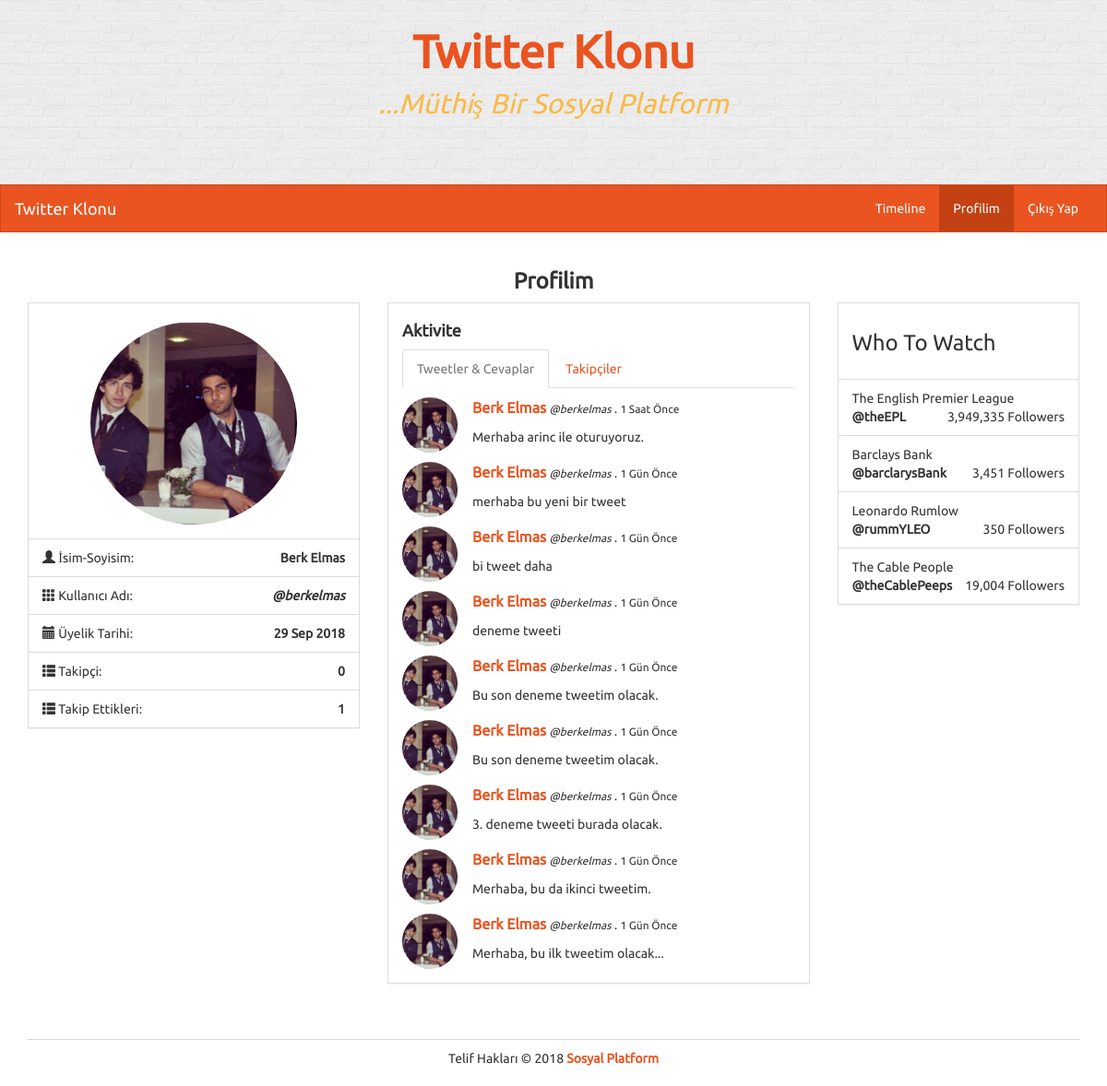
The page /profile/ (signed in) on the database its author committed.
### app.py (models this page shows)
class User(UserMixin ,db.Model):                ## UserMixin classimizi, flask-login'deki fonksiyonlarimizi User modelimizde kullabilmek amaciyla cagirdik.
    id = db.Column(db.Integer, primary_key= True)
    name= db.Column(db.String(80))
    username= db.Column(db.String(80))
    image= db.Column(db.String(100))
    password= db.Column(db.String(50))
    join_date= db.Column(db.DateTime)
    tweet= db.relationship('Tweet', backref='user', lazy= 'dynamic')
    following= db.relationship('User', secondary= follower,
        primaryjoin=(follower.c.follower_id == id),
        secondaryjoin=(follower.c.followee_id == id),
        backref= db.backref('followers', lazy= 'dynamic'), lazy= 'dynamic')
    followed_by= db.relationship('User', secondary= follower,
        primaryjoin=(follower.c.followee_id == id),
        secondaryjoin=(follower.c.follower_id == id),
        backref= db.backref('followees', lazy= 'dynamic'), lazy= 'dynamic')

class Tweet(db.Model):
    id= db.Column(db.Integer, primary_key= True)
    user_id= db.Column(db.Integer, db.ForeignKey('user.id'))    ##burada foreign key'imizin, user modelimizdeki id column'ina karsilik geldigini belirtiyoruz.
    text= db.Column(db.String(140))
    date_created= db.Column(db.DateTime)

### app.py (the view)
@app.route('/profile', defaults= { 'username' : None })
@app.route('/profile/', defaults= { 'username' : None })
@app.route('/profile/<username>')
@login_required
def profile(username):
    current_time = datetime.now()
    if username:
        try:
            user= User.query.filter_by(username= username).first()
            tweets= Tweet.query.filter_by(user_id= user.id).order_by(Tweet.date_created.desc()).all()
            takipci= user.followed_by.all()
            takip_et= user.following.all()
        except:
            flash('Böyle bir kullanıcı bulunmamaktadır.', 'warning')
            user= current_user
            tweets= Tweet.query.filter_by(user_id= current_user.id).order_by(Tweet.date_created.desc()).all()
            takipci= user.followed_by.all()
            takip_et= user.following.all()
    else:
        user= current_user
        takipci= user.followed_by.all()
        takip_et= user.following.all()
        tweets= Tweet.query.filter_by(user_id= current_user.id).order_by(Tweet.date_created.desc()).all()
    return render_template('profile.html', user = user, tweets= tweets, current_time= current_time, takipci= takipci, takip_et= takip_et)      # Buradaki current_user komutumuz ile mevcut kullanici objemizi cagiriyoruz. ( ileride current_user.name gibi kullanicimizin yalnizca ismini vb. cagirabiliriz.)

### app.py (called while the page is built)
@login_manager.user_loader
def load_user(user_id):
    return User.query.get(int(user_id))

@app.template_filter('how_long_since')
def how_long_since(delta):
    seconds= delta.total_seconds()
    days, seconds= divmod(seconds, 86400)
    hours, seconds= divmod(seconds, 3600)
    minutes, seconds= divmod(seconds, 60)
    if days > 0:
        return '%d Gün Önce' % (days)
    elif hours > 0:
        return '%d Saat Önce' % (hours)
    elif minutes > 0:
        return '%d Dakika Önce' % (minutes)
    else:
        return 'Just Now'

### templates/profile.html (shortened to what this page needs)
<!DOCTYPE html>
<html lang="en">
	<head>
		<link rel="stylesheet" href="{{url_for('static', filename= './bs/css/united.min.css')}}">
		<link rel="stylesheet" href="{{url_for('static', filename= './css/styles.css')}}">
	</head>
	<body>
		<div class="container-fluid">
			<div class="row" id="banner">
				<div class="title col-lg-12">
					<p class="title">
						<a href="./">Twitter Klonu</a>
					</p>
					<p class="subtitle">...Müthiş Bir Sosyal Platform</p>
				</div>
			</div>
		</div>
		<nav class="navbar navbar-default" role="navigation">
			<div class="container-fluid">
				<div class="navbar-header">
					<a class="navbar-brand" href="{{ url_for('index') }}">Twitter Klonu</a>
				</div>
				<div class="collapse navbar-collapse navbar-ex1-collapse">
					<ul class="nav navbar-nav navbar-right">
						<li><a href="{{ url_for('timeline') }}">Timeline</a></li>
						<li class="active"><a href="{{ url_for('profile') }}">Profilim</a></li>
						<li class=""><a href="{{ url_for('logout') }}">Çıkış Yap</a></li>
					</ul>
				</div>
			</div>
		</nav>
		<div class="container">
			<div class="row">
				<div class="col-lg-12">
					<h3 class="text-center bold">Profilim</h3>
				</div>
				<div class="col-lg-4">
					<div class="panel panel-default">
						<div class="panel-body">
							<div class="row pad">
								<div class="col-lg-12">
									<img src="{{ user.image }}" class="img-responsive img-circle center-block" alt="Image" style="height: 220px;" />
								</div>
							</div>
						</div>
						<ul class="list-group">
							<li class="list-group-item">
								<i class="glyphicon glyphicon-user"></i> İsim-Soyisim:
								<strong class="pull-right">{{ user.name }}</strong>
							</li>
							<li class="list-group-item">
								<i class="glyphicon glyphicon-th"></i> Kullanıcı Adı:
								<strong class="pull-right"><em>@{{user.username}}</em></strong>
							</li>
							<li class="list-group-item">
								<i class="glyphicon glyphicon-calendar"></i> Üyelik Tarihi:
								<strong class="pull-right">{{user.join_date.strftime("%d %b %Y")}}</strong>
							</li>
							<li class="list-group-item">
								<i class="glyphicon glyphicon-th-list"></i> Takipçi:
								<strong class="pull-right">{{ takipci|length }}</strong>
							</li>
							<li class="list-group-item">
								<i class="glyphicon glyphicon-th-list"></i> Takip Ettikleri:
								<strong class="pull-right">{{ takip_et|length }}</strong>
							</li>
						</ul>
					</div>
				</div>
				<div class="col-lg-5">
					<div class="panel panel-default">
						<div class="panel-body">
							<h4><strong>Aktivite</strong></h4>
							<div role="tabpanel">
								<ul class="nav nav-tabs" role="tablist">
									<li role="presentation" class="active">
										<a href="#tweets" aria-controls="tweets" role="tab" data-toggle="tab">Tweetler &amp; Cevaplar</a>
									</li>
									<li role="presentation">
										<a href="#followings" aria-controls="followings" role="tab" data-toggle="tab">Takipçiler</a>
									</li>
								</ul>
								<div class="tab-content">
									<div role="tabpanel" class="tab-pane active" id="tweets">
										{% for tweet in tweets %}
										<div class="row">
											<div class="col-lg-12">
												<div class="row pad">
													<div class="col-lg-2">
														<img src="{{ tweet.user.image }}" class="img-circle" style="width: 60px; height: 60px;" />
													</div>
													<div class="col-lg-10">
														<div>
															<strong class="mid"><a href="/profile/{{tweet.user.username}}">{{ tweet.user.name }}</a></strong>
															<small><em>@{{ tweet.user.username }}</em></small> .
															<small>{{ (current_time - tweet.date_created)|how_long_since }}</small>
														</div>
														<div class="pad">
															{{ tweet.text }}
														</div>
													</div>
												</div>
											</div>
										</div>
										{% endfor %}
									</div>
								</div>
							</div>
						</div>
					</div>
				</div>
				<div class="col-lg-3">
					<div class="panel panel-default">
						<div class="panel-body">
							<h3>Who To Watch</h3>
						</div>
						<ul class="list-group">
							<li class="list-group-item">
								The English Premier League
								<div>
									<strong>@theEPL</strong>
									<span class="pull-right">
										3,949,335 Followers
									</span>
								</div>
							</li>
							<li class="list-group-item">
								Barclays Bank
								<div>
									<strong>@barclarysBank</strong>
									<span class="pull-right">
										3,451 Followers
									</span>
								</div>
							</li>
							<li class="list-group-item">
								Leonardo Rumlow
								<div>
									<strong>@rummYLEO</strong>
									<span class="pull-right">
										350 Followers
									</span>
								</div>
							</li>
							<li class="list-group-item">
								The Cable People
								<div>
									<strong>@theCablePeeps</strong>
									<span class="pull-right">
										19,004 Followers
									</span>
								</div>
							</li>
						</ul>
					</div>
				</div>
			</div>
			<footer>
				<div class="row pad">
					<div class="col-lg-12 text-center">
						Telif Hakları &copy; 2018 <strong> <a href="./">Sosyal Platform</a></strong>
					</div>
				</div>
			</footer>
		</div>
	</body>
</html>

### static/css/styles.css (style rules this page uses)
body { font-family: Ubuntu, verdana, georgia, serif, sans-serif; }
a, a:hover, a:active, a:focus, a:visited { text-decoration: none; }
.bold { font-weight: bolder !important; }
div.panel, .btn, .navbar { border-radius: 0; }
footer { margin-top: 40px; margin-bottom: 20px; }
.pad { margin-top: 10px !important; }
div.panel-body { padding-top: 10px; }
.mid { font-size: 16px; }
body > nav { border-radius: 0 !important; }
footer { border-top: 1px solid rgba(44, 62, 80, .2); }
#banner { height: 200px; background-color: #EDEDED; background: url('./img/brick-wall.png'); text-align: center; padding: 10px; padding-top: 20px; }
#banner > div.title > p.title { font-size: 50px; font-weight: bold; margin-bottom: 0; color: rgba(255, 165, 0, .9); }
#banner > div.title > p.subtitle { font-size: 30px; font-weight: 400; font-style: italic; color: rgba(255, 165, 0, .7) }

### rows shown on the page
User: image (picture), name "Berk Elmas", username "berkelmas", join_date "29 Sep 2018"
Tweet: user.image (picture), user.name "Berk Elmas", user.username "berkelmas", (current_time-tweet.date_created)|how_long_since "1 Saat Önce", text "Merhaba arinc ile oturuyoruz."
Tweet: user.image (picture), user.name "Berk Elmas", user.username "berkelmas", (current_time-tweet.date_created)|how_long_since "1 Gün Önce", text "merhaba bu yeni bir tweet"
Tweet: user.image (picture), user.name "Berk Elmas", user.username "berkelmas", (current_time-tweet.date_created)|how_long_since "1 Gün Önce", text "bi tweet daha"
Tweet: user.image (picture), user.name "Berk Elmas", user.username "berkelmas", (current_time-tweet.date_created)|how_long_since "1 Gün Önce", text "deneme tweeti"
Tweet: user.image (picture), user.name "Berk Elmas", user.username "berkelmas", (current_time-tweet.date_created)|how_long_since "1 Gün Önce", text "Bu son deneme tweetim olacak."
Tweet: user.image (picture), user.name "Berk Elmas", user.username "berkelmas", (current_time-tweet.date_created)|how_long_since "1 Gün Önce", text "Bu son deneme tweetim olacak."
Tweet: user.image (picture), user.name "Berk Elmas", user.username "berkelmas", (current_time-tweet.date_created)|how_long_since "1 Gün Önce", text "3. deneme tweeti burada olacak."
Tweet: user.image (picture), user.name "Berk Elmas", user.username "berkelmas", (current_time-tweet.date_created)|how_long_since "1 Gün Önce", text "Merhaba, bu da ikinci tweetim."
Tweet: user.image (picture), user.name "Berk Elmas", user.username "berkelmas", (current_time-tweet.date_created)|how_long_since "1 Gün Önce", text "Merhaba, bu ilk tweetim olacak..."

### other values the page prints
{{ takipci|length }} "0"
{{ takip_et|length }} "1"
